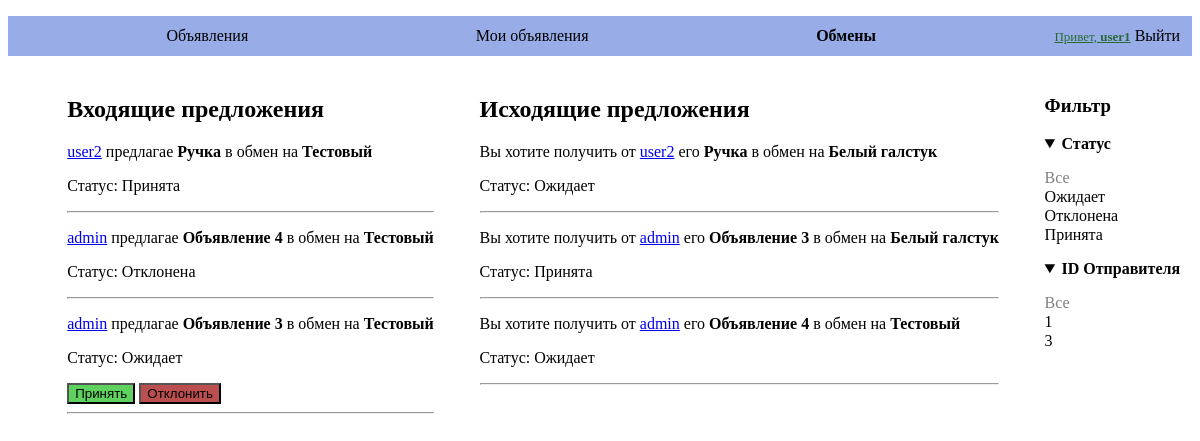
/ads/exchange/ (signed in), run on the app's committed database.
### ads/models.py (models this page shows)
class ExchangeProposal(models.Model):
    CHOICES = (
        ('Отклонена', 'Отклонена'),
        ('Ожидает', 'Ожидает'),
        ('Принята', 'Принята'),
    )
    ad_sender = models.ForeignKey(Ad,
                                related_name='ad_sended',
                                on_delete=models.CASCADE)
    sender = models.ForeignKey(User,
                                related_name='sended',
                                on_delete=models.CASCADE)
    ad_receiver = models.ForeignKey(Ad,
                                related_name='ad_receiver',
                                on_delete=models.CASCADE)
    receiver = models.ForeignKey(User,
                                related_name='received',
                                on_delete=models.CASCADE)
    comment = models.TextField()
    status = models.CharField(max_length=9, choices=CHOICES, default='Ожидает')
    created_at = models.DateTimeField(auto_now_add=True)

class Ad(models.Model):
    CHOICES = (
        ('б/у', 'б/у'),
        ('новый', 'новый'),
    )
    user = models.ForeignKey(User,
                            related_name='ads',
                            on_delete=models.CASCADE)
    title = models.CharField(max_length=200)
    description = models.TextField()
    image = models.ImageField(upload_to='ads/%Y/%m/%d',
                            blank=True)
    category = models.CharField(max_length=100)
    condition = models.CharField(max_length=50, choices=CHOICES, default='б/у')
    created_at = models.DateTimeField(auto_now_add=True)
    class Meta:
        ordering = ['-id']
    def __str__(self):
        return self.title

### ads/views.py (the view, shortened to what this page needs)
# urls.py: path('exchange/', views.get_exchange, name='get_exchange'),
@login_required
def get_exchange(request):
    status_code = 200
    color = 'green'
    message = None
    status = request.GET.get('status')
    sender = request.GET.get('user')
    exchenges_in = request.user.received.all()
    exchenges_out = request.user.sended.all()
    users = exchenges_in.values_list('sender', flat=True).distinct().order_by('sender')
    if status:
        exchenges_in = exchenges_in.filter(status=status)
        exchenges_out = exchenges_out.filter(status=status)
    return render(request,
                'exchange/list.html',
                {'exchenges_in': exchenges_in,
                'exchenges_out': exchenges_out,
                'section': 'Обмены',
                'sender': sender, 'color': color, 'mes': message,
                'users': users}, status=status_code)

### ads/templates/exchange/list.html (shortened to what this page needs)
{% extends "base.html" %}
{% block content %}
<div class="content-exchange">
        <div class="exchenges_in">
            <h2>Входящие предложения</h2>
            {% for exchange in exchenges_in %}
                <p>
                    <a href="{% url 'get_user_ads' exchange.sender.id %}">{{ exchange.sender }}</a>
                     предлагае
                    <b>{{ exchange.ad_sender }}</b> в обмен на <b>{{ exchange.ad_receiver }}</b>
                </p>
                <p>Статус: {{ exchange.status }}</p>
                {% if exchange.status == 'Ожидает' %}
                    <form method="post">
                        <input type="submit" name="new_status" class="accept" value="Принять">
                        <input type="submit" name="new_status" class="reject" value="Отклонить">
                    </form>
                {% endif %}
                <hr>
            {% empty %}
                <p>У вас еще нет предложений для обмена.</p>
            {% endfor %}
        </div>
        <div class="exchenges_out">
            <h2>Исходящие предложения</h2>
            {% for exchange in exchenges_out %}
                <p>
                    Вы хотите получить от
                    <a href="{% url 'get_user_ads' exchange.receiver.id %}">{{ exchange.receiver }}</a>
                     его <b>{{ exchange.ad_receiver }}</b>
                    в обмен на <b>{{ exchange.ad_sender }}</b>
                </p>
                <p>Статус: {{ exchange.status }}</p>
                <hr>
            {% empty %}
                <p>Вы пока никому не предлагали меняться.</p>
            {% endfor %}
        </div>
        <div class='sidebar'>
            <h3>Фильтр</h3>
            <details open>
                <summary><b>Статус</b></summary>
                <ul>
                    <li><a href="{% url 'get_exchange' %}{% if sender %}?sender={{ sender }}{% endif %}" {% if request.GET.status == None or request.GET.status == 'Все' %}class="selected"{% endif %}>Все</a></li>
                    <li><a href="?status=Ожидает{% if sender %}&sender={{ sender }}{% endif %}" {% if request.GET.status == 'Ожидает' %}class="selected"{% endif %}>Ожидает</a></li>
                    <li><a href="?status=Отклонена{% if sender %}&sender={{ sender }}{% endif %}" {% if request.GET.status == 'Отклонена' %}class="selected"{% endif %}>Отклонена</a></li>
                    <li><a href="?status=Принята{% if sender %}&sender={{ sender }}{% endif %}" {% if request.GET.status == 'Принята' %}class="selected"{% endif %}>Принята</a></li>
                </ul>
            </details>
            <details open>
                <summary><b>ID Отправителя</b></summary>
                <ul>
                    <li><a href="{% url 'get_exchange' %}{% if status %}?status={{ status }}{% endif %}" {% if request.GET.user == None %}class="selected"{% endif %}>Все</a></li>
                    {% for user in users %}
                        <li>
                            <a href="?{% if status %}status={{ status }}&{% endif %}user={{ user }}"{% if request.GET.user == user|stringformat:'i' %}class="selected"{% endif %}>
                              {{ user }}
                            </a>
                        </li>
                    {% endfor %}
                </ul>
            </details>
        </div>
    </div>
{% endblock %}

### ads/templates/base.html (shortened to what this page needs)
{% load static %}
<!DOCTYPE html>
<html>
    <head>
        <link href="{% static 'css/base.css' %}" rel="stylesheet">
    </head>
    <body>
        <div id="header">
            <ul class="menu">
                <div class="pages">
                    <li>
                        <a {% if section == "Объявления" %}class='selected'{% endif %} href="{% url 'get_ads' %}">
                            Объявления
                        </a>
                    </li>
                    {% if request.user.is_authenticated %}
                        <li>
                            <a {% if section == "Мои объявления" %}class='selected'{% endif %} href="{% url 'get_my_ads' %}">
                                Мои объявления
                            </a>
                        </li>
                        <li>
                            <a {% if section == 'Обмены' %}class='selected'{% endif %} href="{% url 'get_exchange' %}">
                                Обмены
                            </a>
                        </li>
                    {% endif %}
                </div>
                <div class="login-logout">
                    {% if request.user.is_authenticated %}
                        <li>
                            <u class="name">Привет, <b>{{ request.user }}</b></u>
                            <a href="{% url 'logout' %}">Выйти</a>
                        </li>
                    {% else %}
                        <li>
                            <a href="{% url 'login' %}">Войти</a>
                        </li>
                    {% endif %}
                </div>
            </ul>
        </div>
        <div class="content">
            {% block content %}
            {% endblock %}
        </div>
    </body>
</html>

### ads/static/css/base.css (style rules this page uses)
.accept { background-color: rgba(42, 194, 42, 0.75); }
.reject { background-color: rgb(165, 20, 20, 0.75); }
.menu { display: flex; justify-content: space-between; align-items: center; margin-left: 10%; margin-right: 1%; height: 100%; }
#header { background-color: rgba(52, 94, 209, 0.507); height: 40px; }
.menu a { text-decoration: none; color: black; }
.menu li { list-style-type: none; }
.content { margin-left: 5%; margin-right: 1%; margin-top: 20px; }
.content-exchange, .content-ads { display: flex; justify-content: space-between; }
.pages .selected { font-weight: 900; }
.pages { width: 70%; display: flex; justify-content: space-between; }
.name { font-size: small; color:rgba(10, 87, 3, 0.774); }
.sidebar li { list-style-type: none; margin-bottom: 1px; }
.sidebar a { text-decoration: none; color: black; }
.sidebar ul { padding: 0; }
.sidebar .selected { color: grey; }

### data on the page
ExchangeProposal: sender "user2", ad_sender "Ручка", ad_receiver "Тестовый", status "Принята"
ExchangeProposal: sender "admin", ad_sender "Объявление 4", ad_receiver "Тестовый", status "Отклонена"
ExchangeProposal: sender "admin", ad_sender "Объявление 3", ad_receiver "Тестовый", status "Ожидает"
ExchangeProposal: receiver "user2", ad_receiver "Ручка", ad_sender "Белый галстук", status "Ожидает"
ExchangeProposal: receiver "admin", ad_receiver "Объявление 3", ad_sender "Белый галстук", status "Принята"
ExchangeProposal: receiver "admin", ad_receiver "Объявление 4", ad_sender "Тестовый", status "Ожидает"

### other printed values
{{ request.user }} "user1"
{{ user }} "1" "3"
